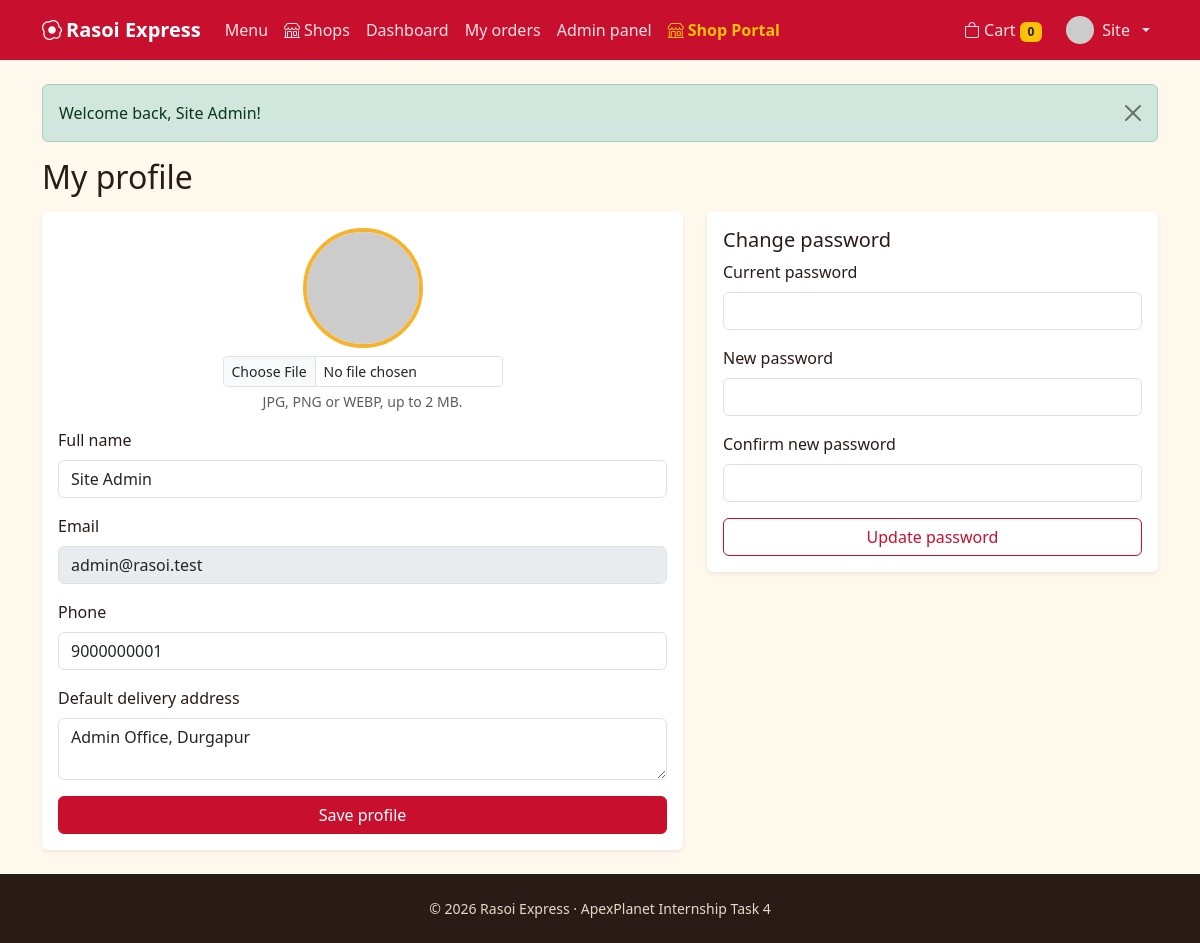
The app's page /profile.php (signed in) with its own data.
### tables this page shows
CREATE TABLE users (
  id INT UNSIGNED AUTO_INCREMENT PRIMARY KEY,
  name VARCHAR(80) NOT NULL,
  email VARCHAR(120) NOT NULL UNIQUE,
  phone VARCHAR(15) DEFAULT NULL,
  address VARCHAR(255) DEFAULT NULL,
  password_hash VARCHAR(255) NOT NULL,
  role ENUM('user','admin','shop_owner') NOT NULL DEFAULT 'user',
  status ENUM('active','blocked') NOT NULL DEFAULT 'active',
  avatar VARCHAR(255) DEFAULT NULL,
  last_login_at DATETIME DEFAULT NULL,
  created_at TIMESTAMP DEFAULT CURRENT_TIMESTAMP,
  INDEX idx_users_role (role),
  INDEX idx_users_last_login (last_login_at)
);

### includes/auth.php (called while the page is built, shortened)
<?php
require_once __DIR__ . '/db.php';
function e($v): string { return htmlspecialchars((string)$v, ENT_QUOTES, 'UTF-8'); }
function url(string $p = ''): string { return BASE_URL . '/' . ltrim($p, '/'); }
function current_user(): ?array {
    static $u = false;
    if ($u === false) {
        $u = null;
        if (!empty($_SESSION['uid'])) {
            $s = db()->prepare('SELECT id,name,email,phone,address,role,status,avatar FROM users WHERE id=?');
            $s->execute([$_SESSION['uid']]);
            $u = $s->fetch() ?: null;
        }
    }
    return $u;
}
function require_login(): array {
    $u = current_user();
    return $u;
}
function avatar_url(?array $u): string {
    return ($u && $u['avatar']) ? url('uploads/avatars/' . $u['avatar'])
        : 'https://ui-avatars.com/api/?background=c8102e&color=fff&name=' . urlencode($u['name'] ?? 'U');
}
function cart(): array { return $_SESSION['cart'] ?? []; }
function cart_count(): int { return array_sum(cart()); }

### includes/db.php (called while the page is built, shortened)
<?php
function db(): PDO {
    static $pdo = null;
    if ($pdo === null) {
        try {
            $pdo = new PDO('mysql:host=' . DB_HOST . ';dbname=' . DB_NAME . ';charset=utf8mb4', DB_USER, DB_PASS, [
                PDO::ATTR_ERRMODE => PDO::ERRMODE_EXCEPTION,
                PDO::ATTR_DEFAULT_FETCH_MODE => PDO::FETCH_ASSOC,
                PDO::ATTR_EMULATE_PREPARES => false,
            ]);
        } catch (PDOException $e) {
            error_log($e->getMessage());
            http_response_code(500);
            ?>
            <!DOCTYPE html>
            <html lang="en">
            <head>
            <meta charset="UTF-8">
            <meta name="viewport" content="width=device-width, initial-scale=1">
            <title>Database Offline | Rasoi Express</title>
            <link href="https://cdn.jsdelivr.net/npm/bootstrap@5.3.3/dist/css/bootstrap.min.css" rel="stylesheet">
            <link href="https://cdn.jsdelivr.net/npm/bootstrap-icons@1.11.3/font/bootstrap-icons.min.css" rel="stylesheet">
            <style>
              body { background: #f8f9fa; font-family: system-ui, -apple-system, sans-serif; display: flex; align-items: center; justify-content: center; min-height: 100vh; padding: 20px; }
              .card { max-width: 580px; width: 100%; border: 0; box-shadow: 0 10px 30px rgba(0,0,0,0.08); border-radius: 16px; }
              .icon-box { width: 64px; height: 64px; border-radius: 50%; background: #fee2e2; color: #dc2626; display: flex; align-items: center; justify-content: center; font-size: 2rem; margin: 0 auto 1.25rem; }
            </style>
            <meta http-equiv="refresh" content="5">
            </head>
            <body>
            <div class="card p-4 p-md-5 text-center">
              <div class="icon-box"><i class="bi bi-database-gear"></i></div>
              <h3 class="fw-bold mb-2">Starting Database Server&hellip;</h3>
              <p class="text-muted mb-3">MariaDB is being launched automatically. This page will refresh in a few seconds.</p>
              <div class="d-flex justify-content-center mb-4">
                <div class="spinner-border text-danger" role="status"><span class="visually-hidden">Loading...</span></div>
              </div>
              <div class="d-grid gap-2">
                <button onclick="location.reload()" class="btn btn-danger py-2 fw-semibold"><i class="bi bi-arrow-clockwise me-1"></i> Refresh Now</button>
              </div>
              <details class="text-start mt-3 small text-muted">
                <summary class="cursor-pointer">Technical error details</summary>
                <pre class="bg-light p-2 rounded mt-2 text-danger mb-0" style="font-size: 0.78rem; overflow-x: auto;"><?= htmlspecialchars($e->getMessage(), ENT_QUOTES, 'UTF-8') ?></pre>
                <div class="mt-2">
                  <strong>Manual fix:</strong> Double-click <code>start-database.bat</code> or <code>run.bat</code> in your project folder.
                </div>
              </details>
            </div>
            </body>
            </html>
            <?php
            exit;
        }
    }
    return $pdo;
}

### profile.php (the view, shortened to what this page needs)
<?php
require_once __DIR__ . '/includes/auth.php';
$me = require_login();
require __DIR__ . '/includes/header.php';
?>
<h2 class="mb-3">My profile</h2>
<div class="row g-4">
  <div class="col-lg-7">
    <form method="post" enctype="multipart/form-data" class="card card-body border-0 shadow-sm needs-validation" novalidate>
      <div class="text-center mb-3">
        <img id="avatarPreview" src="<?= e(avatar_url($me)) ?>" class="avatar-lg" alt="Profile picture">
        <div class="mt-2"><input class="form-control form-control-sm mx-auto" style="max-width:280px" type="file" name="avatar" accept="image/png,image/jpeg,image/webp" data-preview="#avatarPreview"><div class="form-text">JPG, PNG or WEBP, up to 2 MB.</div></div>
      </div>
      <div class="mb-3"><label class="form-label" for="name">Full name</label><input class="form-control" id="name" name="name" required minlength="2" maxlength="80" value="<?= e($me['name']) ?>"></div>
      <div class="mb-3"><label class="form-label">Email</label><input class="form-control" value="<?= e($me['email']) ?>" disabled></div>
      <div class="mb-3"><label class="form-label" for="phone">Phone</label><input class="form-control" id="phone" name="phone" required pattern="[0-9]{10}" value="<?= e($me['phone']) ?>"><div class="invalid-feedback">10 digits.</div></div>
      <div class="mb-3"><label class="form-label" for="address">Default delivery address</label><textarea class="form-control" id="address" name="address" rows="2" maxlength="255"><?= e($me['address']) ?></textarea></div>
      <button class="btn btn-rx">Save profile</button>
    </form>
  </div>
  <div class="col-lg-5">
    <form method="post" class="card card-body border-0 shadow-sm needs-validation" novalidate>
      <h5>Change password</h5>
      <div class="mb-3"><label class="form-label" for="current">Current password</label><input class="form-control" type="password" id="current" name="current" required></div>
      <div class="mb-3"><label class="form-label" for="password">New password</label><input class="form-control" type="password" id="password" name="password" data-strong required></div>
      <div class="mb-3"><label class="form-label" for="confirm">Confirm new password</label><input class="form-control" type="password" id="confirm" name="confirm" required><div class="invalid-feedback">Passwords must match.</div></div>
      <button class="btn btn-outline-rx">Update password</button>
    </form>
  </div>
</div>
<?php require __DIR__ . '/includes/footer.php'; ?>

### includes/header.php (shortened to what this page needs)
<?php require_once __DIR__ . '/auth.php'; $me = current_user(); $isAdminArea = !empty($adminArea); $isShopArea = !empty($shopArea); ?>
<!DOCTYPE html>
<html lang="en">
<head>
<link href="https://cdn.jsdelivr.net/npm/bootstrap@5.3.3/dist/css/bootstrap.min.css" rel="stylesheet">
<link href="https://cdn.jsdelivr.net/npm/bootstrap-icons@1.11.3/font/bootstrap-icons.min.css" rel="stylesheet">
<link href="<?= url('assets/css/style.css') ?>" rel="stylesheet">
</head>
<body>
<nav class="navbar navbar-expand-lg navbar-dark rx-nav sticky-top">
  <div class="container">
    <a class="navbar-brand fw-bold" href="<?= url($isAdminArea ? 'admin/index.php' : ($isShopArea ? 'shop/index.php' : 'index.php')) ?>"><i class="bi bi-egg-fried me-1"></i><?= APP_NAME ?></a>
    <div class="collapse navbar-collapse" id="nav">
      <ul class="navbar-nav me-auto">
        <?php if ($isAdminArea): ?>
          <li class="nav-item"><a class="nav-link" href="<?= url('admin/index.php') ?>">Dashboard</a></li>
          <li class="nav-item"><a class="nav-link" href="<?= url('admin/foods.php') ?>">Foods</a></li>
          <li class="nav-item"><a class="nav-link" href="<?= url('admin/categories.php') ?>">Categories</a></li>
          <li class="nav-item"><a class="nav-link" href="<?= url('admin/orders.php') ?>">Orders</a></li>
          <li class="nav-item"><a class="nav-link" href="<?= url('admin/users.php') ?>">Users</a></li>
          <li class="nav-item"><a class="nav-link text-warning" href="<?= url('shop/index.php') ?>"><i class="bi bi-shop me-1"></i>Shop Portal</a></li>
          <li class="nav-item"><a class="nav-link" href="<?= url('index.php') ?>">View site</a></li>
        <?php else: ?>
          <li class="nav-item"><a class="nav-link" href="<?= url('index.php') ?>">Menu</a></li>
          <li class="nav-item"><a class="nav-link" href="<?= url('shops.php') ?>"><i class="bi bi-shop me-1"></i>Shops</a></li>
          <?php if ($me): ?>
            <li class="nav-item"><a class="nav-link" href="<?= url('dashboard.php') ?>">Dashboard</a></li>
            <li class="nav-item"><a class="nav-link" href="<?= url('orders.php') ?>">My orders</a></li>
            <?php if ($me['role'] === 'admin'): ?><li class="nav-item"><a class="nav-link" href="<?= url('admin/index.php') ?>">Admin panel</a></li><?php endif; ?>
            <?php if ($me['role'] === 'shop_owner' || $me['role'] === 'admin'): ?><li class="nav-item"><a class="nav-link text-warning fw-semibold" href="<?= url('shop/index.php') ?>"><i class="bi bi-shop me-1"></i><?= $me['role'] === 'admin' ? 'Shop Portal' : 'My Shop' ?></a></li><?php endif; ?>
          <?php endif; ?>
        <?php endif; ?>
      </ul>
      <ul class="navbar-nav align-items-lg-center gap-lg-2">
        <?php if (!$isAdminArea && !$isShopArea): ?>
        <li class="nav-item"><a class="nav-link" href="<?= url('cart.php') ?>"><i class="bi bi-bag"></i> Cart <span class="badge bg-warning text-dark"><?= cart_count() ?></span></a></li>
        <?php endif; ?>
        <?php if ($me): ?>
          <li class="nav-item dropdown">
            <a class="nav-link dropdown-toggle d-flex align-items-center gap-2" href="#" data-bs-toggle="dropdown">
              <img src="<?= e(avatar_url($me)) ?>" class="rounded-circle" width="28" height="28" alt=""><?= e(explode(' ', $me['name'])[0]) ?>
            </a>
          </li>
        <?php else: ?>
          <li class="nav-item"><a class="nav-link" href="<?= url('login.php') ?>">Log in</a></li>
          <li class="nav-item"><a class="btn btn-warning btn-sm" href="<?= url('register.php') ?>">Sign up</a></li>
        <?php endif; ?>
      </ul>
    </div>
  </div>
</nav>
<main class="container py-4 main-content flex-grow-1 d-flex flex-column">
<?php foreach (get_flash() as [$t, $m]): ?>
  <div class="alert alert-<?= e($t) ?> alert-dismissible fade show" role="alert"><?= e($m) ?><button type="button" class="btn-close" data-bs-dismiss="alert"></button></div>
<?php endforeach; ?>

### assets/css/style.css (style rules this page uses)
:root { --rx-red:#c8102e;--rx-dark:#2b1b17;--rx-gold:#f7b32b;--rx-leaf:#2f6f4e;--rx-paper:#fff8ec }
body { background:var(--rx-paper);color:var(--rx-dark);font-family:'Segoe UI',system-ui,-apple-system,sans-serif;min-height:100vh;display:flex;flex-direction:column }
main.main-content { flex:1 0 auto }
.rx-nav { background:var(--rx-red) }
.rx-nav .nav-link { color:rgba(255,255,255,.88) }
.btn-rx { background:var(--rx-red);border-color:var(--rx-red);color:#fff }
.btn-outline-rx { border-color:var(--rx-red);color:var(--rx-red) }
.avatar-lg { width:120px;height:120px;object-fit:cover;border-radius:50%;border:4px solid var(--rx-gold) }

### records on screen
users: name "Site", name "Site Admin", email "admin@rasoi.test", phone "9000000001", address "Admin Office, Durgapur"

### other values on screen
APP_NAME "Rasoi Express"
cart_count() "0"
$m "Welcome back, Site Admin!"
